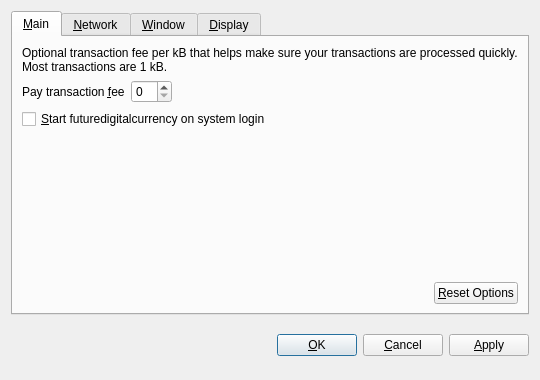
<?xml version="1.0" encoding="UTF-8"?>
<ui version="4.0">
 <class>OptionsDialog</class>
 <widget class="QDialog" name="OptionsDialog">
  <property name="geometry">
   <rect>
    <x>0</x>
    <y>0</y>
    <width>540</width>
    <height>380</height>
   </rect>
  </property>
  <property name="windowTitle">
   <string>Options</string>
  </property>
  <property name="modal">
   <bool>true</bool>
  </property>
  <layout class="QVBoxLayout" name="verticalLayout">
   <item>
    <widget class="QTabWidget" name="tabWidget">
     <property name="tabPosition">
      <enum>QTabWidget::North</enum>
     </property>
     <property name="currentIndex">
      <number>0</number>
     </property>
     <widget class="QWidget" name="tabMain">
      <attribute name="title">
       <string>&amp;Main</string>
      </attribute>
      <layout class="QVBoxLayout" name="verticalLayout_Main">
       <item>
        <widget class="QLabel" name="transactionFeeInfoLabel">
         <property name="text">
          <string>Optional transaction fee per kB that helps make sure your transactions are processed quickly. Most transactions are 1 kB.</string>
         </property>
         <property name="textFormat">
          <enum>Qt::PlainText</enum>
         </property>
         <property name="wordWrap">
          <bool>true</bool>
         </property>
        </widget>
       </item>
       <item>
        <layout class="QHBoxLayout" name="horizontalLayout_1_Main">
         <item>
          <widget class="QLabel" name="transactionFeeLabel">
           <property name="text">
            <string>Pay transaction &amp;fee</string>
           </property>
           <property name="textFormat">
            <enum>Qt::PlainText</enum>
           </property>
           <property name="buddy">
            <cstring>transactionFee</cstring>
           </property>
          </widget>
         </item>
         <item>
          <widget class="BitcoinAmountField" name="transactionFee"/>
         </item>
         <item>
          <spacer name="horizontalSpacer_1_Main">
           <property name="orientation">
            <enum>Qt::Horizontal</enum>
           </property>
           <property name="sizeHint" stdset="0">
            <size>
             <width>40</width>
             <height>20</height>
            </size>
           </property>
          </spacer>
         </item>
        </layout>
       </item>
       <item>
        <widget class="QCheckBox" name="bitcoinAtStartup">
         <property name="toolTip">
          <string>Automatically start futuredigitalcurrency after logging in to the system.</string>
         </property>
         <property name="text">
          <string>&amp;Start futuredigitalcurrency on system login</string>
         </property>
        </widget>
       </item>
       <item>
        <spacer name="verticalSpacer_Main">
         <property name="orientation">
          <enum>Qt::Vertical</enum>
         </property>
         <property name="sizeHint" stdset="0">
          <size>
           <width>20</width>
           <height>40</height>
          </size>
         </property>
        </spacer>
       </item>
       <item>
        <layout class="QHBoxLayout" name="horizontalLayout_2_Main">
         <item>
          <spacer name="horizontalSpacer_2_Main">
           <property name="orientation">
            <enum>Qt::Horizontal</enum>
           </property>
           <property name="sizeHint" stdset="0">
            <size>
             <width>40</width>
             <height>20</height>
            </size>
           </property>
          </spacer>
         </item>
         <item>
          <widget class="QPushButton" name="resetButton">
           <property name="toolTip">
            <string>Reset all client options to default.</string>
           </property>
           <property name="text">
            <string>&amp;Reset Options</string>
           </property>
           <property name="autoDefault">
            <bool>false</bool>
           </property>
          </widget>
         </item>
        </layout>
       </item>
      </layout>
     </widget>
     <widget class="QWidget" name="tabNetwork">
      <attribute name="title">
       <string>&amp;Network</string>
      </attribute>
      <layout class="QVBoxLayout" name="verticalLayout_Network">
       <item>
        <widget class="QCheckBox" name="mapPortUpnp">
         <property name="toolTip">
          <string>Automatically open the futuredigitalcurrency client port on the router. This only works when your router supports UPnP and it is enabled.</string>
         </property>
         <property name="text">
          <string>Map port using &amp;UPnP</string>
         </property>
        </widget>
       </item>
       <item>
        <widget class="QCheckBox" name="connectSocks">
         <property name="toolTip">
          <string>Connect to the futuredigitalcurrency network through a SOCKS proxy (e.g. when connecting through Tor).</string>
         </property>
         <property name="text">
          <string>&amp;Connect through SOCKS proxy:</string>
         </property>
        </widget>
       </item>
       <item>
        <layout class="QHBoxLayout" name="horizontalLayout_Network">
         <item>
          <widget class="QLabel" name="proxyIpLabel">
           <property name="text">
            <string>Proxy &amp;IP:</string>
           </property>
           <property name="textFormat">
            <enum>Qt::PlainText</enum>
           </property>
           <property name="buddy">
            <cstring>proxyIp</cstring>
           </property>
          </widget>
         </item>
         <item>
          <widget class="QValidatedLineEdit" name="proxyIp">
           <property name="maximumSize">
            <size>
             <width>140</width>
             <height>16777215</height>
            </size>
           </property>
           <property name="toolTip">
            <string>IP address of the proxy (e.g. 127.0.0.1)</string>
           </property>
          </widget>
         </item>
         <item>
          <widget class="QLabel" name="proxyPortLabel">
           <property name="text">
            <string>&amp;Port:</string>
           </property>
           <property name="textFormat">
            <enum>Qt::PlainText</enum>
           </property>
           <property name="buddy">
            <cstring>proxyPort</cstring>
           </property>
          </widget>
         </item>
         <item>
          <widget class="QLineEdit" name="proxyPort">
           <property name="maximumSize">
            <size>
             <width>55</width>
             <height>16777215</height>
            </size>
           </property>
           <property name="toolTip">
            <string>Port of the proxy (e.g. 9050)</string>
           </property>
          </widget>
         </item>
         <item>
          <widget class="QLabel" name="socksVersionLabel">
           <property name="text">
            <string>SOCKS &amp;Version:</string>
           </property>
           <property name="textFormat">
            <enum>Qt::PlainText</enum>
           </property>
           <property name="buddy">
            <cstring>socksVersion</cstring>
           </property>
          </widget>
         </item>
         <item>
          <widget class="QValueComboBox" name="socksVersion">
           <property name="toolTip">
            <string>SOCKS version of the proxy (e.g. 5)</string>
           </property>
          </widget>
         </item>
         <item>
          <spacer name="horizontalSpacer_Network">
           <property name="orientation">
            <enum>Qt::Horizontal</enum>
           </property>
           <property name="sizeHint" stdset="0">
            <size>
             <width>40</width>
             <height>20</height>
            </size>
           </property>
          </spacer>
         </item>
        </layout>
       </item>
       <item>
        <spacer name="verticalSpacer_Network">
         <property name="orientation">
          <enum>Qt::Vertical</enum>
         </property>
         <property name="sizeHint" stdset="0">
          <size>
           <width>20</width>
           <height>40</height>
          </size>
         </property>
        </spacer>
       </item>
      </layout>
     </widget>
     <widget class="QWidget" name="tabWindow">
      <attribute name="title">
       <string>&amp;Window</string>
      </attribute>
      <layout class="QVBoxLayout" name="verticalLayout_Window">
       <item>
        <widget class="QCheckBox" name="minimizeToTray">
         <property name="toolTip">
          <string>Show only a tray icon after minimizing the window.</string>
         </property>
         <property name="text">
          <string>&amp;Minimize to the tray instead of the taskbar</string>
         </property>
        </widget>
       </item>
       <item>
        <widget class="QCheckBox" name="minimizeOnClose">
         <property name="toolTip">
          <string>Minimize instead of exit the application when the window is closed. When this option is enabled, the application will be closed only after selecting Quit in the menu.</string>
         </property>
         <property name="text">
          <string>M&amp;inimize on close</string>
         </property>
        </widget>
       </item>
       <item>
        <spacer name="verticalSpacer_Window">
         <property name="orientation">
          <enum>Qt::Vertical</enum>
         </property>
         <property name="sizeHint" stdset="0">
          <size>
           <width>20</width>
           <height>40</height>
          </size>
         </property>
        </spacer>
       </item>
      </layout>
     </widget>
     <widget class="QWidget" name="tabDisplay">
      <attribute name="title">
       <string>&amp;Display</string>
      </attribute>
      <layout class="QVBoxLayout" name="verticalLayout_Display">
       <item>
        <layout class="QHBoxLayout" name="horizontalLayout_1_Display">
         <item>
          <widget class="QLabel" name="langLabel">
           <property name="text">
            <string>User Interface &amp;language:</string>
           </property>
           <property name="textFormat">
            <enum>Qt::PlainText</enum>
           </property>
           <property name="buddy">
            <cstring>lang</cstring>
           </property>
          </widget>
         </item>
         <item>
          <widget class="QValueComboBox" name="lang">
           <property name="toolTip">
            <string>The user interface language can be set here. This setting will take effect after restarting futuredigitalcurrency.</string>
           </property>
          </widget>
         </item>
        </layout>
       </item>
       <item>
        <layout class="QHBoxLayout" name="horizontalLayout_2_Display">
         <item>
          <widget class="QLabel" name="unitLabel">
           <property name="text">
            <string>&amp;Unit to show amounts in:</string>
           </property>
           <property name="textFormat">
            <enum>Qt::PlainText</enum>
           </property>
           <property name="buddy">
            <cstring>unit</cstring>
           </property>
          </widget>
         </item>
         <item>
          <widget class="QValueComboBox" name="unit">
           <property name="toolTip">
            <string>Choose the default subdivision unit to show in the interface and when sending coins.</string>
           </property>
          </widget>
         </item>
        </layout>
       </item>
       <item>
        <widget class="QCheckBox" name="displayAddresses">
         <property name="toolTip">
          <string>Whether to show futuredigitalcurrency addresses in the transaction list or not.</string>
         </property>
         <property name="text">
          <string>&amp;Display addresses in transaction list</string>
         </property>
        </widget>
       </item>
       <item>
        <widget class="QCheckBox" name="coinControlFeatures">
         <property name="toolTip">
          <string>Whether to show coin control features or not.</string>
         </property>
         <property name="text">
          <string>Display coin &amp;control features (experts only!)</string>
         </property>
        </widget>
       </item>
       <item>
        <spacer name="verticalSpacer_Display">
         <property name="orientation">
          <enum>Qt::Vertical</enum>
         </property>
         <property name="sizeHint" stdset="0">
          <size>
           <width>20</width>
           <height>40</height>
          </size>
         </property>
        </spacer>
       </item>
      </layout>
     </widget>
    </widget>
   </item>
   <item>
    <layout class="QHBoxLayout" name="horizontalLayout_Buttons">
     <item>
      <spacer name="horizontalSpacer_1">
       <property name="orientation">
        <enum>Qt::Horizontal</enum>
       </property>
       <property name="sizeHint" stdset="0">
        <size>
         <width>40</width>
         <height>48</height>
        </size>
       </property>
      </spacer>
     </item>
     <item>
      <widget class="QLabel" name="statusLabel">
       <property name="font">
        <font>
         <weight>75</weight>
         <bold>true</bold>
        </font>
       </property>
       <property name="text">
        <string/>
       </property>
       <property name="textFormat">
        <enum>Qt::PlainText</enum>
       </property>
       <property name="wordWrap">
        <bool>true</bool>
       </property>
      </widget>
     </item>
     <item>
      <spacer name="horizontalSpacer_2">
       <property name="orientation">
        <enum>Qt::Horizontal</enum>
       </property>
       <property name="sizeHint" stdset="0">
        <size>
         <width>40</width>
         <height>48</height>
        </size>
       </property>
      </spacer>
     </item>
     <item>
      <widget class="QPushButton" name="okButton">
       <property name="text">
        <string>&amp;OK</string>
       </property>
      </widget>
     </item>
     <item>
      <widget class="QPushButton" name="cancelButton">
       <property name="text">
        <string>&amp;Cancel</string>
       </property>
       <property name="autoDefault">
        <bool>false</bool>
       </property>
      </widget>
     </item>
     <item>
      <widget class="QPushButton" name="applyButton">
       <property name="text">
        <string>&amp;Apply</string>
       </property>
       <property name="autoDefault">
        <bool>false</bool>
       </property>
      </widget>
     </item>
    </layout>
   </item>
  </layout>
 </widget>
 <customwidgets>
  <customwidget>
   <class>BitcoinAmountField</class>
   <extends>QSpinBox</extends>
   <header>bitcoinamountfield.h</header>
  </customwidget>
  <customwidget>
   <class>QValueComboBox</class>
   <extends>QComboBox</extends>
   <header>qvaluecombobox.h</header>
  </customwidget>
  <customwidget>
   <class>QValidatedLineEdit</class>
   <extends>QLineEdit</extends>
   <header>qvalidatedlineedit.h</header>
  </customwidget>
 </customwidgets>
 <resources/>
 <connections/>
</ui>
